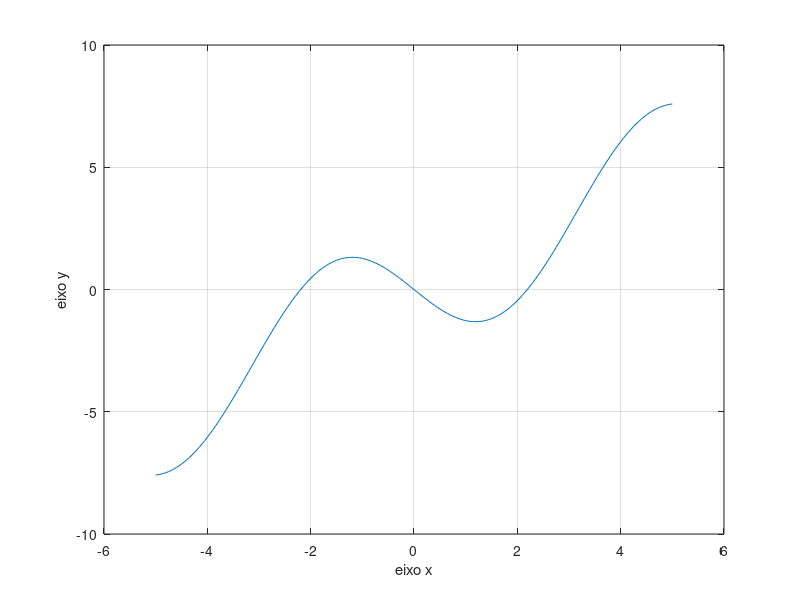

Here is the MATLAB script that generated this plot:
%Exerc 1: 



clc
clear all 
format long

x = [-5:0.05:5];
y =  x - 2.7*sin(x);

plot(x,y)    % nesse caso muda cor e coloca circulos
xlabel('eixo x')
ylabel('eixo y')
grid;

%Mostra menor valor
clc
clear all 

x(1) = -2.4;
for i = 1:15,
   x(i + 1) = x(i) - ( (x(i) - 2.7*sin(x(i))) / (1 - 2.7*cos(x(i)))   )
    
end

x'

clear all 

%Mostra maior valor
clc
clear all 

x(1) = 2.19;
for i = 1:15,
   x(i + 1) = x(i) - ( (x(i) - 2.7*sin(x(i))) / (1 - 2.7*cos(x(i)))   )
    
end

x'

clear all 



